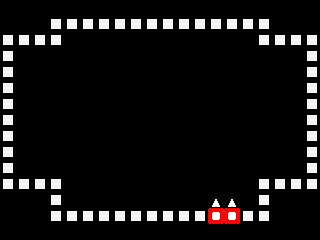

Rendered tile map (Tiled .tmx) drawn with the repository's tilesets; below, a short description and the full map source, tile grids included:
An orthogonal 20x15 tile map with 16x16 px tiles, 1 tile layer (Tile Layer 1).

<map version="1.10" tiledversion="1.10.2" orientation="orthogonal" renderorder="right-down" width="20" height="15" tilewidth="16" tileheight="16" infinite="0" nextlayerid="2" nextobjectid="1">
 <tileset firstgid="1" source="basic_tilemap.tsx" />
 <layer id="1" name="Tile Layer 1" width="20" height="15">
  <data encoding="csv">
1,1,1,1,1,1,1,1,1,1,1,1,1,1,1,1,1,1,1,1,
1,1,1,5,5,5,5,5,5,5,5,5,5,5,5,5,5,1,1,1,
5,5,5,5,0,0,0,0,0,0,0,0,0,0,0,0,5,5,5,5,
5,0,0,0,0,0,0,0,0,0,0,0,0,0,0,0,0,0,0,5,
5,0,0,0,0,0,0,0,0,0,0,0,0,0,0,0,0,0,0,5,
5,0,0,0,0,0,0,0,0,0,0,0,0,0,0,0,0,0,0,5,
5,0,0,0,0,0,0,0,0,0,0,0,0,0,0,0,0,0,0,5,
5,0,0,0,0,0,0,0,0,0,0,0,0,0,0,0,0,0,0,5,
5,0,0,0,0,0,0,0,0,0,0,0,0,0,0,0,0,0,0,5,
5,0,0,0,0,0,0,0,0,0,0,0,0,0,0,0,0,0,0,5,
5,0,0,0,0,0,0,0,0,0,0,0,0,0,0,0,0,0,0,5,
5,5,5,5,0,0,0,0,0,0,0,0,0,0,0,0,5,5,5,5,
1,1,1,5,0,0,0,0,0,0,0,0,0,3,3,0,5,1,1,1,
1,1,1,5,5,5,5,5,5,5,5,5,5,2,2,5,5,1,1,1,
1,1,1,1,1,1,1,1,1,1,1,1,1,1,1,1,1,1,1,1
</data>
 </layer>
</map>